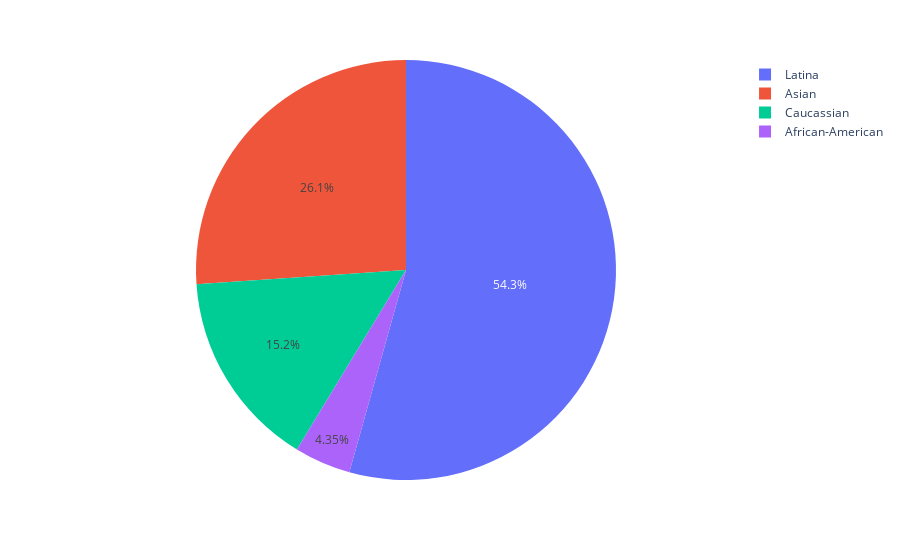

Here is the notebook cell this chart was saved with:
### Code cell
fig = px.pie(tinder1, values='Value', names='Ethnicity')
fig.show()

### Figure 1 — Plotly figure (JSON) as saved in the notebook; plotly's stock layout.template omitted (floating-point values rounded to 4 significant figures)
{"data": [{"domain": {"x": [0, 1], "y": [0, 1]}, "hovertemplate": "Ethnicity=%{label}<br>Value=%{value}<extra></extra>", "labels": ["Latina", "Asian", "Caucassian", "Latina", "Caucassian", "Latina", "Latina", "Asian", "Latina", "Latina", "Latina", "Asian", "Latina", "Asian", "Latina", "Caucassian", "Asian", "Latina", "Latina", "Latina", "Latina", "Latina", "Latina", "Asian", "Latina", "Asian", "Asian", "Latina", "Caucassian", "African-American", "Latina", "Asian", "Asian", "Latina", "Latina", "Asian", "Latina", "Latina", "Latina", "Caucassian", "Asian", "Latina", "Caucassian", "African-American", "Latina", "Caucassian"], "legendgroup": "", "name": "", "showlegend": true, "type": "pie", "values": [1, 1, 1, 1, 1, 1, 1, 1, 1, 1, 1, 1, 1, 1, 1, 1, 1, 1, 1, 1, 1, 1, 1, 1, 1, 1, 1, 1, 1, 1, 1, 1, 1, 1, 1, 1, 1, 1, 1, 1, 1, 1, 1, 1, 1, 1]}], "layout": {"legend": {"tracegroupgap": 0}, "margin": {"t": 60}}}
